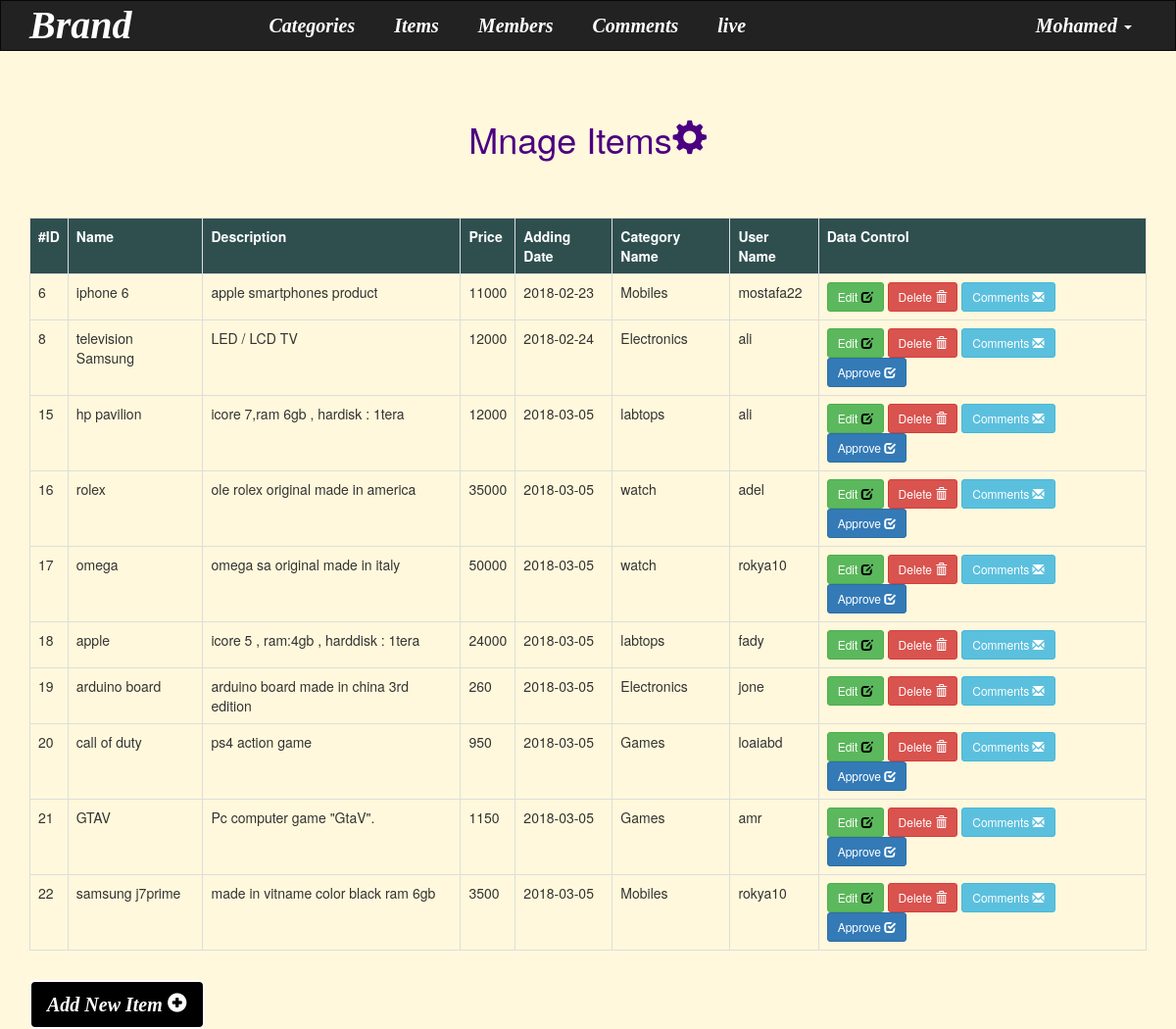
Page /admin/items.php (signed in) on the committed database.
### tables this page shows
CREATE TABLE `item` (
  `ID` int(11) NOT NULL,
  `Name` varchar(255) NOT NULL,
  `Description` text NOT NULL,
  `Price` int(11) NOT NULL,
  `Date` date NOT NULL,
  `Country` varchar(255) NOT NULL,
  `Image` varchar(255) NOT NULL,
  `Status` varchar(255) NOT NULL,
  `Rating` smallint(6) NOT NULL,
  `Approve` tinyint(4) NOT NULL DEFAULT '0',
  `Cat_ID` int(11) NOT NULL,
  `User_ID` int(11) NOT NULL
);

CREATE TABLE `categorie` (
  `ID` int(11) NOT NULL,
  `Name` varchar(255) NOT NULL,
  `Description` text NOT NULL,
  `Ordering` int(11) DEFAULT NULL,
  `Visibility` tinyint(4) NOT NULL DEFAULT '0',
  `Allow_comment` tinyint(4) NOT NULL DEFAULT '0',
  `Allow_ads` tinyint(4) NOT NULL DEFAULT '0'
);

CREATE TABLE `users` (
  `UserID` int(11) NOT NULL,
  `UserName` varchar(255) NOT NULL,
  `Password` varchar(255) NOT NULL,
  `Email` varchar(255) NOT NULL,
  `FullName` varchar(255) NOT NULL,
  `GroupID` int(11) NOT NULL DEFAULT '0',
  `TrustStatus` int(11) NOT NULL DEFAULT '0',
  `RegStatus` int(11) NOT NULL DEFAULT '0',
  `Date` date NOT NULL
);

### admin/items.php (the view, shortened to what this page needs)
<?php
if (isset($_SESSION['username'])) {
	include 'init.php';
	$do = '';
	if (isset($_GET['do'])) {
		$do = $_GET['do'];
	}else{
		$do = 'manage';
	}
	if ($do=='manage') {
    $stmt = $con->prepare("SELECT  item.*,categorie.Name AS Category_Name,users.UserName
						  FROM item,users,categorie
						  WHERE item.User_ID = users.UserID
						  AND   item.Cat_ID  = categorie.ID	");
    $stmt->execute();
    echo '
    <div class="container">
    <h1 class="manage">Mnage Items<span class=" glyphicon glyphicon-cog"></span></h1>
    <table class="table table-bordered">
      <tr class="top">
        <th>#ID</th>
        <th>Name</th>
        <th>Description</th>
        <th>Price</th>
        <th>Adding Date</th>
        <th>Category Name</th>
        <th>User Name</th>
        <th>Data Control</th>
      </tr>
       ';
    while ($row= $stmt->fetch(PDO::FETCH_ASSOC)) {
    ?>
      <tr>
        <td><?php echo $row['ID']; ?></td>
        <td><?php echo $row['Name']; ?></td>
        <td><?php echo $row['Description']; ?></td>
        <td><?php echo $row['Price']; ?></td>
        <td><?php echo $row['Date']; ?></td>
        <td><?php echo $row['Category_Name']; ?></td>
        <td><?php echo $row['UserName'] ?></td>
        <td>
          <a href="items.php?do=edit&id=<?php echo $row['ID']; ?>" class="btn btn-success btn-sm">Edit <i class=" glyphicon glyphicon-edit" style="color: black;"></i>
          </a>
          <a href="items.php?do=delete&id=<?php echo $row['ID']; ?>" class="btn btn-danger btn-sm">Delete <i class=" glyphicon glyphicon-trash" style="color: white;"></i>
          </a>
          <a href="items.php?do=comment&id=<?php echo $row['ID']; ?>" class="btn btn-info btn-sm">Comments <i class=" glyphicon glyphicon-envelope" style="color: white;"></i>
          </a>
          <?php if($row['Approve']==0){ ?>
			<a href="items.php?do=Approve&id=<?php echo $row['ID']; ?>" class="btn btn-primary btn-sm">Approve <i class=" glyphicon glyphicon-check" style="color: white;"></i>
          	</a>
          <?php } ?>
        </td>
      </tr>
<?php }
echo'
  </table>
  <a href="items.php?do=add" class="Add btn btn-primary btn-lg">Add New Item <i class="glyphicon glyphicon-plus-sign"></i></a>
  </div>
  ';
	}
	elseif ($do=='comment') {
		if (isset($_GET['id'])) {
			$id = $_GET['id'];
			$stmt = $con->prepare("SELECT comment.C_Name,comment.C_ID,users.UserName,comment.C_Date
				FROM comment,users,item
				WHERE comment.UserID = users.UserID
				AND comment.itemID = item.ID
				AND item.ID=:id");
			$stmt->execute(array(':id'=>$id));
		    echo '
		    <div class="container">
		    <h1 class="manage">Mnage Comment<span class=" glyphicon glyphicon-cog"></span></h1>
		    <table class="table table-bordered">
		      <tr class="top">
		        <th>Comment</th>
		        <th>User Name</th>
		        <th>Added Date</th>
		        <th>Data Control</th>
		      </tr>
		       ';
		      while ($row= $stmt->fetch(PDO::FETCH_ASSOC)) { ?>
		      <tr>
		        <td><?php echo $row['C_Name']; ?></td>
		        <td><?php echo $row['UserName']; ?></td>
		        <td><?php echo $row['C_Date']; ?></td>
		        <td>
		        	<a href="comment.php?do=edit&id=<?php echo $row['C_ID']; ?>" class="btn btn-success">Edit <i class=" glyphicon glyphicon-edit" style="color: black;"></i>
          			</a>
		        	<a href="comment.php?do=delete&id=<?php echo $row['C_ID']; ?>" class="btn btn-danger">Delete <i class=" glyphicon glyphicon-trash" style="color: white;"></i>
          			</a>
      		    </td>
		      </tr>
		<?php
		}
	}}
}else{
	$themsg = "you cant access the Item page direct you will be redirect to main page after... ";
    getMessage($themsg);
}
?>

### admin/layout/css/style.css (style rules this page uses)
body { background-color:cornsilk; }
.table { position: relative; top: 80px; }
.top { background-color: darkslategray; color: white; }
.manage { text-align: center; position: relative; top: 30px; color: indigo; }
.Add { position: relative; top: 90px; background-color: black; font-size: 20px; font-style: italic; font-weight: bolder; font-family: serif; border:2px solid white; }

### rows in the picture
item: ID "6", Name "iphone 6", Description "apple smartphones product", Price "11000", Date "2018-02-23", Cat_ID.Name "Mobiles", User_ID.UserName "mostafa22"
item: ID "8", Name "television Samsung", Description "LED / LCD TV", Price "12000", Date "2018-02-24", Cat_ID.Name "Electronics", User_ID.UserName "ali"
item: ID "15", Name "hp pavilion", Description "icore 7,ram 6gb , hardisk : 1tera", Price "12000", Date "2018-03-05", Cat_ID.Name "labtops", User_ID.UserName "ali"
item: ID "16", Name "rolex", Description "ole rolex original made in america", Price "35000", Date "2018-03-05", Cat_ID.Name "watch", User_ID.UserName "adel"
item: ID "17", Name "omega", Description "omega sa original made in italy", Price "50000", Date "2018-03-05", Cat_ID.Name "watch", User_ID.UserName "rokya10"
item: ID "18", Name "apple", Description "icore 5 , ram:4gb , harddisk : 1tera", Price "24000", Date "2018-03-05", Cat_ID.Name "labtops", User_ID.UserName "fady"
item: ID "19", Name "arduino board", Description "arduino board made in china 3rd edition", Price "260", Date "2018-03-05", Cat_ID.Name "Electronics", User_ID.UserName "jone"
item: ID "20", Name "call of duty", Description "ps4 action game", Price "950", Date "2018-03-05", Cat_ID.Name "Games", User_ID.UserName "loaiabd"
item: ID "21", Name "GTAV", Description "Pc computer game \"GtaV\".", Price "1150", Date "2018-03-05", Cat_ID.Name "Games", User_ID.UserName "amr"
item: ID "22", Name "samsung j7prime", Description "made in vitname color black ram 6gb", Price "3500", Date "2018-03-05", Cat_ID.Name "Mobiles", User_ID.UserName "rokya10"

### other values in the picture
lang('home') "Brand"
lang('section') "Categories"
lang('items') "Items"
lang('members') "Members"
lang('comment') "Comments"
lang('live') "live"
